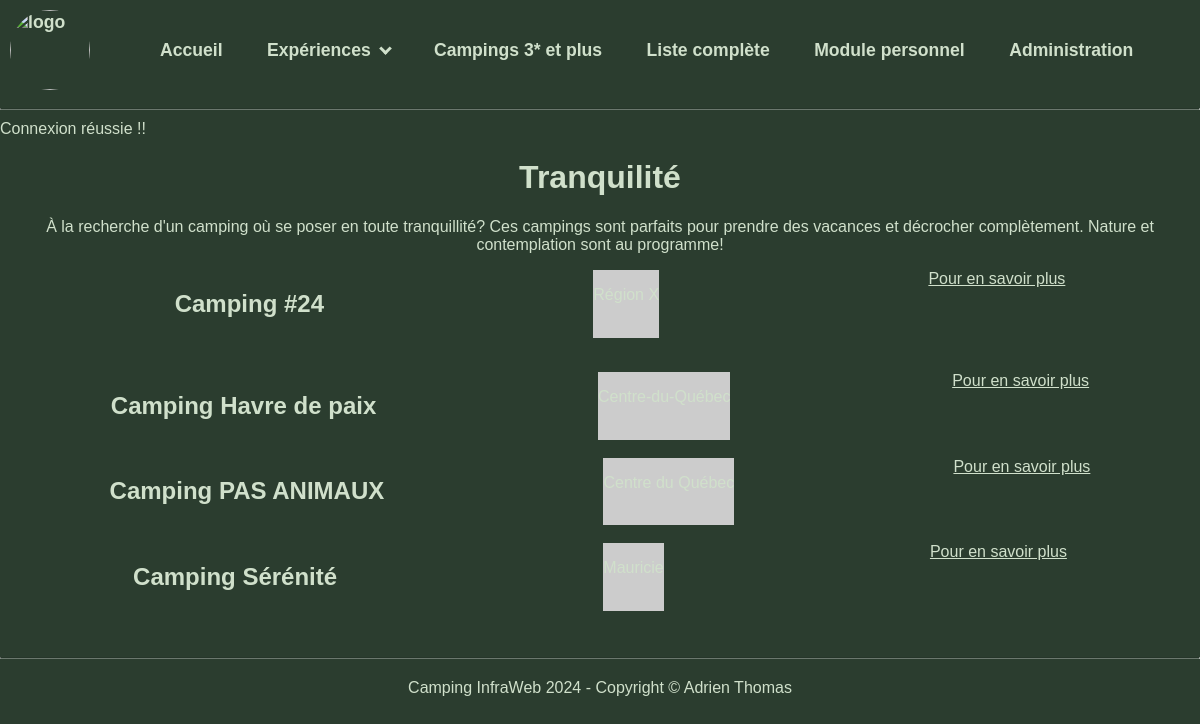
Page /liste_campings_par_experience.php?id=1 on the committed database.
### tables this page shows
CREATE TABLE `experiences` (
  `id` int NOT NULL,
  `nom` varchar(50) NOT NULL,
  `description` varchar(255) NOT NULL
);

CREATE TABLE `campings` (
  `id` int NOT NULL,
  `nom` varchar(50) NOT NULL,
  `adresse` varchar(50) NOT NULL,
  `ville` varchar(25) NOT NULL,
  `code_postal` varchar(7) NOT NULL,
  `region` varchar(50) NOT NULL,
  `description` text NOT NULL,
  `nb_terrains` int NOT NULL,
  `popularite` int NOT NULL,
  `nb_etoiles` int NOT NULL,
  `actif` tinyint(1) NOT NULL,
  `accepte_animaux` tinyint(1) NOT NULL,
  `date_inscription` date NOT NULL,
  `experience_id` int NOT NULL,
  `id_picsum` int NOT NULL
);

### liste_campings_par_experience.php (the view, shortened to what this page needs)
<?php
include_once(__DIR__ . '/include/header.php');
if (isset($_GET['id'])) {
  $id_experience = $_GET['id'];
} else {
  echo "Erreur: Aucun id d'expérience sélectionné.";
  exit;
}
$requete = $mysqli->prepare("SELECT nom, description FROM experiences WHERE id = ?");
$requete->bind_param("i", $id_experience);
$requete->execute();
$resultat = $requete->get_result();
$experience = $resultat->fetch_assoc();
$requeteCamping = $mysqli->prepare("SELECT id, nom, region, id_picsum FROM campings WHERE actif = 1 AND experience_id = ? ORDER BY nom ASC");
$requeteCamping->bind_param("i", $id_experience);
$requeteCamping->execute();
$resultatCampings = $requeteCamping->get_result();
?>
  <main>
    <h1><?= $experience["nom"] ?></h1>
    <p><?= $experience["description"] ?></p>
    <div class="">
      <?php if ($resultatCampings->num_rows > 0) : ?>
        <ul>
          <?php while ($row = $resultatCampings->fetch_assoc()) : ?>
            <li class="flex">
              <h2><?= $row["nom"] ?></h2>
              <div class="background" style="background-image: url('https://picsum.photos/id/<?= $row["id_picsum"] ?>/500/300');background-size: cover; background-position: center;">
              <p><?= $row["region"] ?></p>
              </div>
              <a href="fiche_camping.php?id=<?= $row["id"] ?>">Pour en savoir plus</a>
              </div>
            </li>
            <br/>
          <?php endwhile; ?>
      <?php else : ?>
        <p>Aucun camping actif pour cette expérience.</p>
      <?php endif; ?>
  </main>
<?php include_once(__DIR__ . '/include/footer.php'); ?>

### css/styles.css (style rules this page uses)
html { margin:0; padding:0 }
body { margin: 100px 0 0 0; padding: 20px 0; font-family: Arial, sans-serif; }
main { margin:auto; max-width:1200px; }
main h1, main h2, main>p, footer { text-align:center; }
.flex { display: flex; flex-direction: row; flex-wrap:wrap; justify-content: space-around; }
.dark-mode, .dark-mode header { background-color: #2b3d2f; color: #d0e0cb; }
.dark-mode a { color: #d0e0cb; }

### rows in the picture
experiences: nom "Tranquilité", description "À la recherche d'un camping où se poser en toute tranquillité? Ces campings sont parfaits pour prendre des vacances et décrocher complètement. Nature et contemplation sont au programme!"
campings: nom "Camping #24"
campings: nom "Camping Havre de paix"
campings: nom "Camping PAS ANIMAUX"
campings: nom "Camping Sérénité"
